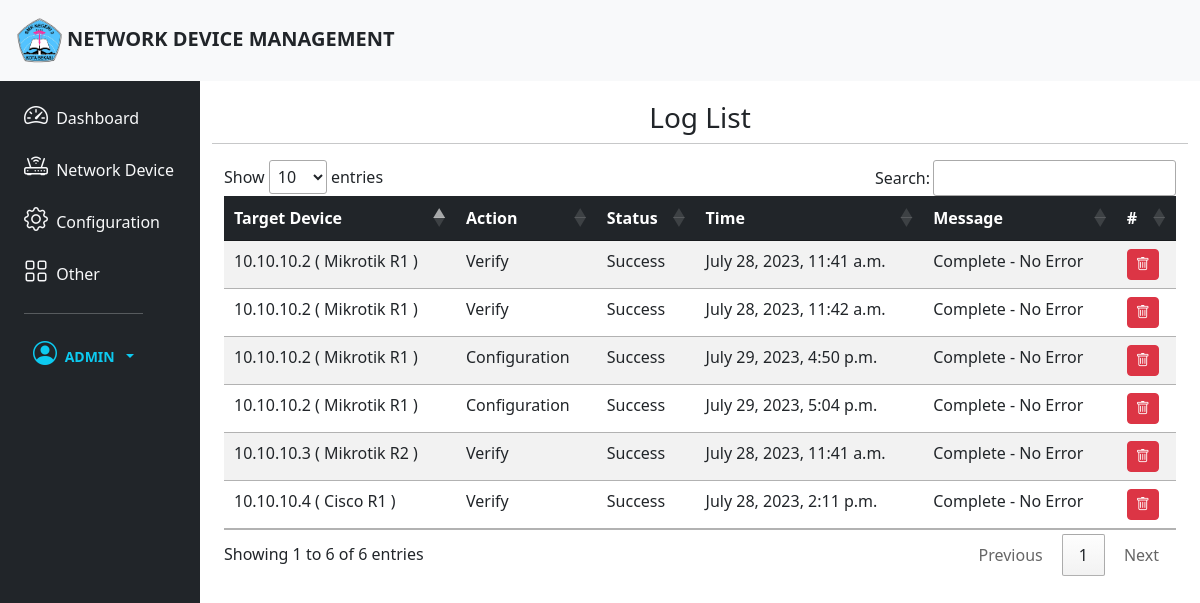
Screenshot of /log/ (signed in) with the database file from the repository.
### NetworkManager/models.py (models this page shows, shortened)
class Log(models.Model):
    target = models.CharField(max_length=255)
    action = models.CharField(max_length=255)
    status = models.CharField(max_length=255)
    time = models.DateTimeField(null=True)
    message = models.CharField(max_length=255, blank=True)

### NetworkManager/views.py (the view)
# urls.py: path('log/',views.log, name = 'log'),
@login_required
def log(request):
    logs = Log.objects.all()
    context = {
            'logs': logs
        }
    return render(request, 'log.html', context)

### templates/log.html
{% extends 'base.html' %}
{% block content %}
<div class="col py-1">
    <div class="container">
        <div class="row">
            <h3 class="text-center mt-3">Log List</h3>
            <hr>
            <div class="table-responsive">
                <table class="table table-striped table-hover" id="responsive-table">
                    <thead>
                        <tr class="table-dark">
                            <th scope="col">Target Device</th>
                            <th scope="col">Action</th>
                            <th scope="col">Status</th>
                            <th scope="col">Time</th>
                            <th scope="col">Message</th>
                            <th scope="col">#</th>
                        </tr>
                    </thead>
                    <tbody class="table-group-divider">
                        {% for log in logs %}
                        <tr>
                            <td>{{log.target}}</td>
                            <td>{{log.action}}</td>
                            <td>{{log.status}}</td>
                            <td>{{log.time}}</td>
                            <td>{{log.message}}</td>
                            <td><a href="/admin/NetworkManager/log/{{log.id}}/delete" class="d-none d-sm-inline-block btn btn-sm btn-danger"><i class="bi bi-trash text-white"></i></a></td>
                        </tr>
                        {% endfor %}
                    </tbody>
                </table>
            </div>
        </div>
    </div>
</div>
{% endblock content %}

### templates/base.html (shortened to what this page needs)
<!DOCTYPE html>
<html lang="en">
<head>
    {% load static %}
    <link rel="stylesheet" href="{% static 'bootstrap-5.3.0-dist/css/bootstrap.min.css' %}">
    <link rel="stylesheet" href="{% static 'bootstrap-icons-1.10.5/font/bootstrap-icons.min.css' %}">
    <link rel="stylesheet" href="{% static 'DataTables/datatables.min.css' %}"/>
</head>
<body>
    <header>
        <nav class="navbar bg-light ">
            <div class="container-fluid">
                <a class="navbar-brand text-uppercase fw-bold text-dark" href="{% url 'home' %}" id="navbar">
                    <img src="{% static 'img/SMKN3Bekasi.png' %}" alt="Logo" width="55" height="55"
                        class="d-inline-block align-text-center p-1">Network Device Management
                </a>
            </div>
        </nav>
    </header>
    <section>
        <div class="container-fluid">
            <div class="row">
                <div class="container-fluid">
                    <div class="row flex-nowrap">
                        <div class="col-auto col-md-3 col-xl-2 px-sm-2 px-0 bg-dark">
                            <div
                                class="d-flex flex-column align-items-center align-items-sm-start px-3 pt-2 text-dark min-vh-100">
                                <ul class="nav nav-pills flex-column mb-sm-auto mb-0 align-items-center align-items-sm-start" id="menu">
                                    <li class="nav-item">
                                        <a href="{% url 'home' %}" class="nav-link align-middle px-0 text-light">
                                            <i class="fs-4 bi-speedometer2"></i> <span class="ms-1 d-none d-sm-inline ">Dashboard</span>
                                        </a>
                                    </li>
                                    <li>
                                        <a href="#submenu1" data-bs-toggle="collapse" class="nav-link px-0 align-middle text-light">
                                            <i class="fs-4 bi bi-router"></i> <span class="ms-1 d-none d-sm-inline">Network Device</span> </a>
                                    </li>
                                    <li>
                                        <a href="#submenu2" data-bs-toggle="collapse" class="nav-link px-0 align-middle text-light">
                                            <i class="fs-4 bi-gear"></i> <span class="ms-1 d-none d-sm-inline">Configuration</span></a>
                                    </li>
                                    <li>
                                        <a href="#submenu3" data-bs-toggle="collapse" class="nav-link px-0 align-middle text-light">
                                            <i class="fs-4 bi-grid"></i> <span class="ms-1 d-none d-sm-inline">Other</span></a>
                                    </li>
                                    <li>
                                        <div class="dropdown">
                                            <hr class="text-light">
                                            <button href="#"
                                                class="btn btn-sm btn-close-white text-info dropdown-toggle"
                                                id="dropdownUser1" data-bs-toggle="dropdown" aria-expanded="false">
                                                <i class="fs-4 bi bi-person-circle"></i>
                                                <span class="d-none d-sm-inline mx-1 text-uppercase fw-bold">{{request.user.username}}</span>
                                            </button>
                                        </div>
                                    </li>
                                </ul>
                            </div>
                        </div>
                        {% block content %}
                        {% endblock %}
                    </div>
                </div>
            </div>
        </div>
    </section>
</body>
</html>

### rows the page displays
Log: target "10.10.10.2 ( Mikrotik R1 )", action "Verify", status "Success", time "July 28, 2023, 11:41 a.m.", message "Complete - No Error"
Log: target "10.10.10.3 ( Mikrotik R2 )", action "Verify", status "Success", time "July 28, 2023, 11:41 a.m.", message "Complete - No Error"
Log: target "10.10.10.2 ( Mikrotik R1 )", action "Verify", status "Success", time "July 28, 2023, 11:42 a.m.", message "Complete - No Error"
Log: target "10.10.10.4 ( Cisco R1 )", action "Verify", status "Success", time "July 28, 2023, 2:11 p.m.", message "Complete - No Error"
Log: target "10.10.10.2 ( Mikrotik R1 )", action "Configuration", status "Success", time "July 29, 2023, 4:50 p.m.", message "Complete - No Error"
Log: target "10.10.10.2 ( Mikrotik R1 )", action "Configuration", status "Success", time "July 29, 2023, 5:04 p.m.", message "Complete - No Error"

### other values shown
{{ request.user.username }} "ADMIN"
